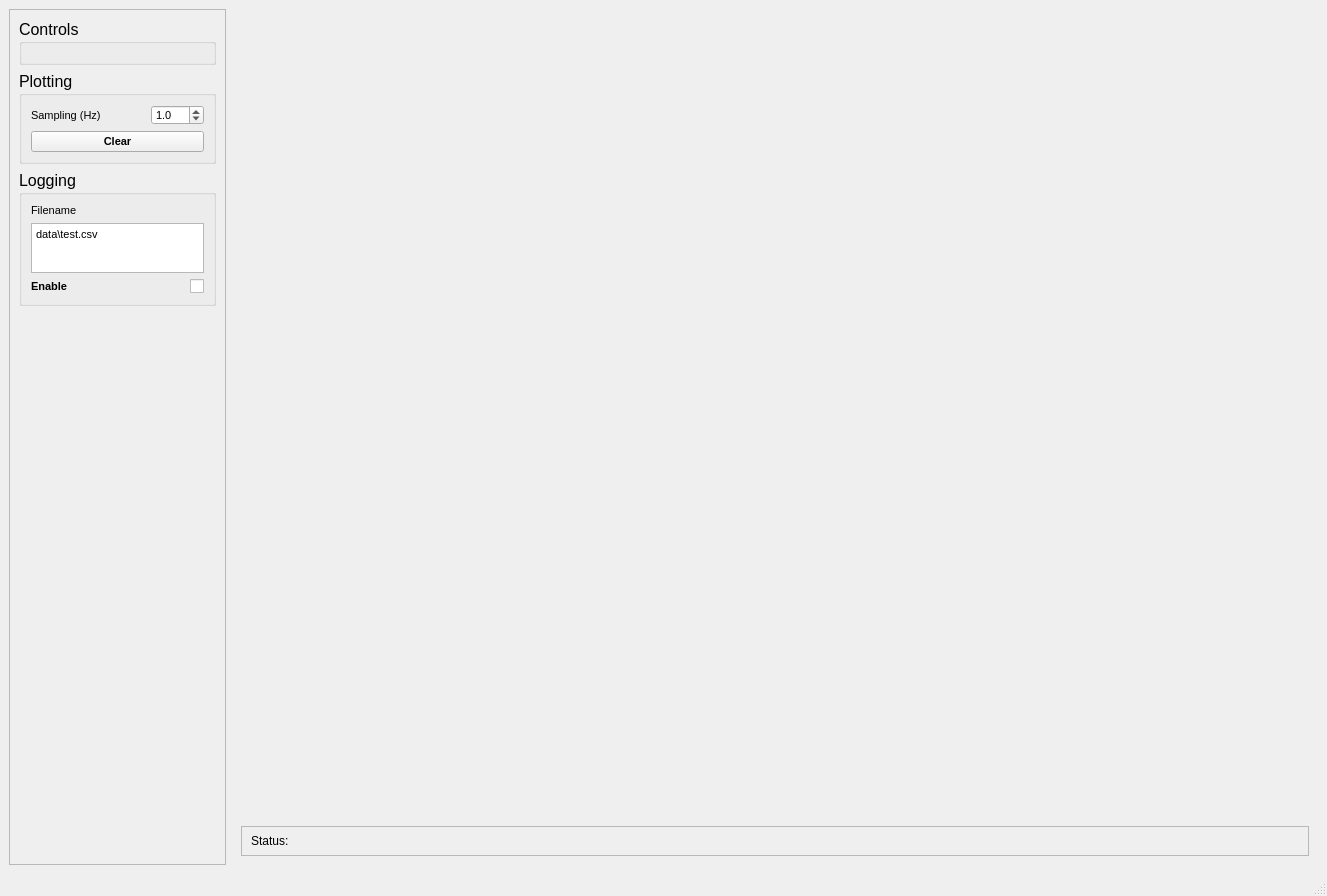
<?xml version="1.0" encoding="UTF-8"?>
<ui version="4.0">
 <class>MainWindow</class>
 <widget class="QMainWindow" name="MainWindow">
  <property name="geometry">
   <rect>
    <x>0</x>
    <y>0</y>
    <width>1327</width>
    <height>896</height>
   </rect>
  </property>
  <property name="windowTitle">
   <string>MainWindow</string>
  </property>
  <widget class="QWidget" name="centralwidget">
   <layout class="QHBoxLayout" name="horizontalLayout">
    <item>
     <widget class="QScrollArea" name="ControlArea">
      <property name="sizePolicy">
       <sizepolicy hsizetype="Expanding" vsizetype="Expanding">
        <horstretch>4</horstretch>
        <verstretch>0</verstretch>
       </sizepolicy>
      </property>
      <property name="widgetResizable">
       <bool>true</bool>
      </property>
      <widget class="QWidget" name="scrollAreaWidgetContents">
       <property name="geometry">
        <rect>
         <x>0</x>
         <y>0</y>
         <width>215</width>
         <height>835</height>
        </rect>
       </property>
       <layout class="QVBoxLayout" name="verticalLayout_7">
        <item>
         <widget class="QGroupBox" name="ControlBay">
          <property name="sizePolicy">
           <sizepolicy hsizetype="Preferred" vsizetype="Fixed">
            <horstretch>0</horstretch>
            <verstretch>1</verstretch>
           </sizepolicy>
          </property>
          <property name="font">
           <font>
            <pointsize>12</pointsize>
           </font>
          </property>
          <property name="title">
           <string>Controls</string>
          </property>
          <layout class="QVBoxLayout" name="verticalLayout_6"/>
         </widget>
        </item>
        <item>
         <widget class="QGroupBox" name="Plotting">
          <property name="sizePolicy">
           <sizepolicy hsizetype="Preferred" vsizetype="Fixed">
            <horstretch>0</horstretch>
            <verstretch>1</verstretch>
           </sizepolicy>
          </property>
          <property name="font">
           <font>
            <pointsize>12</pointsize>
           </font>
          </property>
          <property name="title">
           <string>Plotting</string>
          </property>
          <layout class="QVBoxLayout" name="verticalLayout_5">
           <item>
            <layout class="QVBoxLayout" name="verticalLayout_4">
             <item>
              <layout class="QHBoxLayout" name="horizontalLayout_3">
               <item>
                <widget class="QLabel" name="label_2">
                 <property name="font">
                  <font>
                   <pointsize>8</pointsize>
                  </font>
                 </property>
                 <property name="text">
                  <string>Sampling (Hz)</string>
                 </property>
                </widget>
               </item>
               <item>
                <widget class="QDoubleSpinBox" name="Sampling">
                 <property name="sizePolicy">
                  <sizepolicy hsizetype="Fixed" vsizetype="Fixed">
                   <horstretch>0</horstretch>
                   <verstretch>0</verstretch>
                  </sizepolicy>
                 </property>
                 <property name="maximumSize">
                  <size>
                   <width>53</width>
                   <height>20</height>
                  </size>
                 </property>
                 <property name="font">
                  <font>
                   <pointsize>8</pointsize>
                  </font>
                 </property>
                 <property name="decimals">
                  <number>1</number>
                 </property>
                 <property name="minimum">
                  <double>0.100000000000000</double>
                 </property>
                 <property name="maximum">
                  <double>1000.000000000000000</double>
                 </property>
                 <property name="singleStep">
                  <double>0.100000000000000</double>
                 </property>
                 <property name="value">
                  <double>1.000000000000000</double>
                 </property>
                </widget>
               </item>
              </layout>
             </item>
            </layout>
           </item>
           <item>
            <widget class="QPushButton" name="clear">
             <property name="font">
              <font>
               <pointsize>8</pointsize>
               <weight>75</weight>
               <bold>true</bold>
              </font>
             </property>
             <property name="text">
              <string>Clear</string>
             </property>
            </widget>
           </item>
          </layout>
         </widget>
        </item>
        <item>
         <widget class="QGroupBox" name="Logging">
          <property name="sizePolicy">
           <sizepolicy hsizetype="Preferred" vsizetype="Fixed">
            <horstretch>0</horstretch>
            <verstretch>1</verstretch>
           </sizepolicy>
          </property>
          <property name="font">
           <font>
            <pointsize>12</pointsize>
           </font>
          </property>
          <property name="title">
           <string>Logging</string>
          </property>
          <layout class="QVBoxLayout" name="verticalLayout_2">
           <item>
            <layout class="QVBoxLayout" name="verticalLayout">
             <item>
              <widget class="QLabel" name="label_3">
               <property name="font">
                <font>
                 <pointsize>8</pointsize>
                </font>
               </property>
               <property name="text">
                <string>Filename</string>
               </property>
              </widget>
             </item>
             <item>
              <widget class="QTextEdit" name="filename">
               <property name="sizePolicy">
                <sizepolicy hsizetype="Expanding" vsizetype="Maximum">
                 <horstretch>0</horstretch>
                 <verstretch>0</verstretch>
                </sizepolicy>
               </property>
               <property name="minimumSize">
                <size>
                 <width>0</width>
                 <height>50</height>
                </size>
               </property>
               <property name="maximumSize">
                <size>
                 <width>16777215</width>
                 <height>50</height>
                </size>
               </property>
               <property name="font">
                <font>
                 <pointsize>8</pointsize>
                </font>
               </property>
               <property name="html">
                <string>&lt;!DOCTYPE HTML PUBLIC &quot;-//W3C//DTD HTML 4.0//EN&quot; &quot;http://www.w3.org/TR/REC-html40/strict.dtd&quot;&gt;
&lt;html&gt;&lt;head&gt;&lt;meta name=&quot;qrichtext&quot; content=&quot;1&quot; /&gt;&lt;style type=&quot;text/css&quot;&gt;
p, li { white-space: pre-wrap; }
&lt;/style&gt;&lt;/head&gt;&lt;body style=&quot; font-family:'MS Shell Dlg 2'; font-size:8pt; font-weight:400; font-style:normal;&quot;&gt;
&lt;p style=&quot; margin-top:0px; margin-bottom:0px; margin-left:0px; margin-right:0px; -qt-block-indent:0; text-indent:0px;&quot;&gt;data\test.csv&lt;/p&gt;&lt;/body&gt;&lt;/html&gt;</string>
               </property>
              </widget>
             </item>
            </layout>
           </item>
           <item>
            <layout class="QHBoxLayout" name="horizontalLayout_5">
             <item>
              <widget class="QLabel" name="label_4">
               <property name="font">
                <font>
                 <pointsize>8</pointsize>
                 <weight>75</weight>
                 <bold>true</bold>
                </font>
               </property>
               <property name="text">
                <string>Enable</string>
               </property>
              </widget>
             </item>
             <item>
              <widget class="QCheckBox" name="LogEnable">
               <property name="font">
                <font>
                 <pointsize>8</pointsize>
                </font>
               </property>
               <property name="layoutDirection">
                <enum>Qt::RightToLeft</enum>
               </property>
               <property name="text">
                <string/>
               </property>
              </widget>
             </item>
            </layout>
           </item>
          </layout>
         </widget>
        </item>
        <item>
         <widget class="QLabel" name="label">
          <property name="sizePolicy">
           <sizepolicy hsizetype="Preferred" vsizetype="Expanding">
            <horstretch>0</horstretch>
            <verstretch>0</verstretch>
           </sizepolicy>
          </property>
          <property name="text">
           <string/>
          </property>
         </widget>
        </item>
       </layout>
      </widget>
     </widget>
    </item>
    <item>
     <widget class="QFrame" name="frame_3">
      <property name="sizePolicy">
       <sizepolicy hsizetype="Preferred" vsizetype="Preferred">
        <horstretch>20</horstretch>
        <verstretch>0</verstretch>
       </sizepolicy>
      </property>
      <property name="frameShape">
       <enum>QFrame::NoFrame</enum>
      </property>
      <property name="frameShadow">
       <enum>QFrame::Sunken</enum>
      </property>
      <property name="lineWidth">
       <number>0</number>
      </property>
      <property name="midLineWidth">
       <number>0</number>
      </property>
      <layout class="QVBoxLayout" name="verticalLayout_3">
       <item>
        <widget class="PyQtGraphWidget" name="Mainplot" native="true">
         <property name="sizePolicy">
          <sizepolicy hsizetype="Preferred" vsizetype="Expanding">
           <horstretch>0</horstretch>
           <verstretch>50</verstretch>
          </sizepolicy>
         </property>
        </widget>
       </item>
       <item>
        <widget class="PyQtGraphWidget" name="Mainplot_2" native="true">
         <property name="sizePolicy">
          <sizepolicy hsizetype="Preferred" vsizetype="Expanding">
           <horstretch>0</horstretch>
           <verstretch>50</verstretch>
          </sizepolicy>
         </property>
        </widget>
       </item>
       <item>
        <widget class="QFrame" name="IndicatorBay">
         <property name="sizePolicy">
          <sizepolicy hsizetype="Preferred" vsizetype="Fixed">
           <horstretch>0</horstretch>
           <verstretch>5</verstretch>
          </sizepolicy>
         </property>
         <property name="maximumSize">
          <size>
           <width>16777215</width>
           <height>30</height>
          </size>
         </property>
         <property name="frameShape">
          <enum>QFrame::StyledPanel</enum>
         </property>
         <property name="frameShadow">
          <enum>QFrame::Raised</enum>
         </property>
         <layout class="QHBoxLayout" name="horizontalLayout_2">
          <item>
           <widget class="QLabel" name="StatusLabel">
            <property name="maximumSize">
             <size>
              <width>50</width>
              <height>16777215</height>
             </size>
            </property>
            <property name="text">
             <string>Status:</string>
            </property>
           </widget>
          </item>
          <item>
           <widget class="QLabel" name="StatusMsg">
            <property name="minimumSize">
             <size>
              <width>50</width>
              <height>0</height>
             </size>
            </property>
            <property name="text">
             <string/>
            </property>
           </widget>
          </item>
         </layout>
        </widget>
       </item>
      </layout>
     </widget>
    </item>
   </layout>
  </widget>
  <widget class="QMenuBar" name="menubar">
   <property name="geometry">
    <rect>
     <x>0</x>
     <y>0</y>
     <width>1327</width>
     <height>21</height>
    </rect>
   </property>
  </widget>
  <widget class="QStatusBar" name="statusbar"/>
 </widget>
 <customwidgets>
  <customwidget>
   <class>PyQtGraphWidget</class>
   <extends>QWidget</extends>
   <header>CustomWidgets.pyqtgraphwidget</header>
   <container>1</container>
  </customwidget>
 </customwidgets>
 <resources/>
 <connections>
  <connection>
   <sender>clear</sender>
   <signal>clicked()</signal>
   <receiver>MainWindow</receiver>
   <slot>eventHandler()</slot>
   <hints>
    <hint type="sourcelabel">
     <x>148</x>
     <y>163</y>
    </hint>
    <hint type="destinationlabel">
     <x>235</x>
     <y>29</y>
    </hint>
   </hints>
  </connection>
  <connection>
   <sender>Sampling</sender>
   <signal>valueChanged(double)</signal>
   <receiver>MainWindow</receiver>
   <slot>eventHandler()</slot>
   <hints>
    <hint type="sourcelabel">
     <x>185</x>
     <y>125</y>
    </hint>
    <hint type="destinationlabel">
     <x>232</x>
     <y>67</y>
    </hint>
   </hints>
  </connection>
  <connection>
   <sender>LogEnable</sender>
   <signal>clicked()</signal>
   <receiver>MainWindow</receiver>
   <slot>eventHandler()</slot>
   <hints>
    <hint type="sourcelabel">
     <x>204</x>
     <y>294</y>
    </hint>
    <hint type="destinationlabel">
     <x>231</x>
     <y>165</y>
    </hint>
   </hints>
  </connection>
 </connections>
 <slots>
  <slot>eventHandler()</slot>
 </slots>
</ui>
